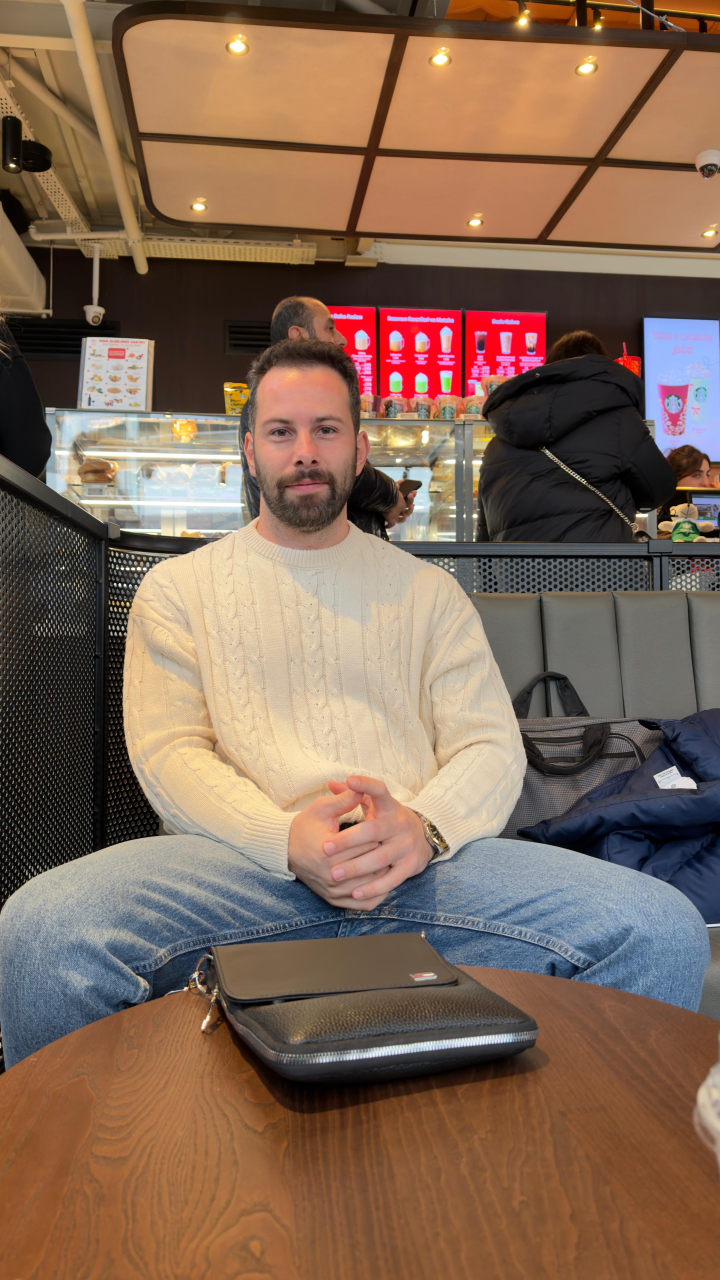
#> input picture reference-faces/WhatsApp Image 2026-11-09 at 15.36.13.jpeg, 2880 x 5120 px (shown at 1/4 size)
$ python -i portrait_evidence.py   (imports and definitions only)   (older library calls are emulated)
#> lines starting #> are read from the running program, lines starting #| are printed output that depends on the picture
"""Local photographic evidence; never a biometric or facial-hair classifier.

Compare regional contrast and edge texture at matched resolution. A smooth
original has measurable absolute texture even when a relative ratio is
undefined. Reference appearance is a soft tie-breaker only, not identity.
"""
from __future__ import annotations

import math
import cv2
import numpy as np

REGIONS = {
    "moustache": (.32,.51,.68,.60),
    "chin": (.30,.77,.70,.90),
    "jaw_l": (.18,.66,.33,.85),
    "jaw_r": (.67,.66,.82,.85),
    "lower_face": (.20,.72,.80,.92),
}
CHEEKS = ((.15,.43,.30,.59),(.70,.43,.85,.59))


# [42 lines left out: functions _bounds, mesh_bounds, _normalized_gray, not called in this run]


def _region(gray,box):
    h,w=gray.shape
    l,t,r,b=box
    return gray[int(t*h):int(b*h),int(l*w):int(r*w)]


def describe_regions(gray):
    if gray is None: return {}
    cheek=float(np.median(np.concatenate([_region(gray,b).ravel() for b in CHEEKS])))
    result={}
    for name,box in REGIONS.items():
        patch=_region(gray,box)
        if min(patch.shape)<5: continue
        smooth=cv2.GaussianBlur(patch,(0,0),1.0)
        high=patch-smooth
        # Local dark-detail fraction is a contrast proxy: a beard, shadow,
        # compression and other texture may all contribute.
        gx=cv2.Sobel(patch,cv2.CV_32F,1,0,ksize=3)/8.0
        gy=cv2.Sobel(patch,cv2.CV_32F,0,1,ksize=3)/8.0
        xx,yy,xy=float(np.mean(gx*gx)),float(np.mean(gy*gy)),float(np.mean(gx*gy))
        # Texture orientation coherence, not proof of facial hair. Only use
        # it where the native image actually contains sufficient gradients.
        coherence=math.hypot(xx-yy,2*xy)/(xx+yy) if xx+yy>=4 else None
        result[name]={
            "coherence":coherence,
            "energy":float(np.sqrt(np.mean(high**2))),
            "edge":float(np.mean(np.abs(high)>=3)),
            "dark":float(np.mean((smooth-patch)>=3)),
            "contrast":float(cheek-np.median(patch)),
        }
    return result


# [64 lines left out: functions reference_evidence, reference_evidence_file, not called in this run]


def format_evidence(evidence):
    return ",".join(f"{name}:{a:.2f}>{b:.2f}/{c:.3f}>{d:.3f}"
                    for name,(a,b,c,d) in sorted(evidence.items()))


# [43 lines left out: functions regional_tie_indices, choose_regional_evidence, reference_appearance_keeps, not called in this run]

>>> import cv2
>>> picture = cv2.imread('../reference-faces/WhatsApp Image 2026-11-09 at 15.36.13.jpeg', cv2.IMREAD_GRAYSCALE)
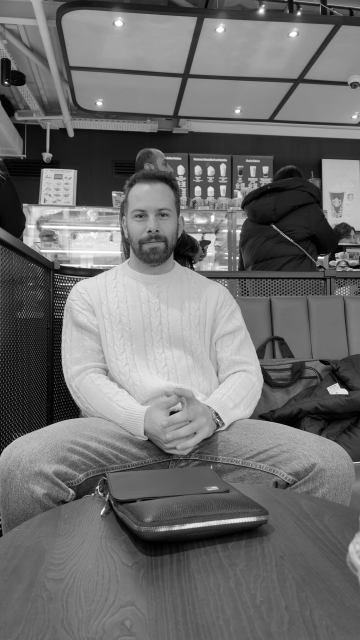
#> picture: shape (5120, 2880) (shown at 1/8 size); min 0, max 255, mean 109.8
>>> result = describe_regions(picture)
#> in _region, `return gray[int(t*h):int(b*h),int(l*w):int(r*w)]`:
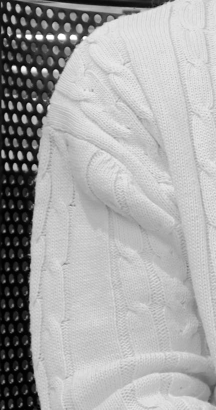
#> returned value: shape (819, 432) (shown at 1/2 size); min 0, max 255, mean 166.9
#> call 2 of _region, with box = (0.7, 0.43, 0.85, 0.59)
#> in _region (call 2), `return gray[int(t*h):int(b*h),int(l*w):int(r*w)]`:
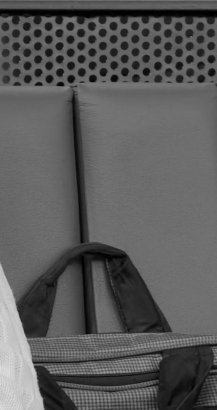
#> returned value: shape (819, 433) (shown at 1/2 size); min 0, max 227, mean 90.8
#> in describe_regions, `cheek=float(np.median(np.concatenate([_region(gray,b).ravel() for b in..`: cheek = 111
#> the loop in describe_regions, `for name,box in REGIONS.items():` made 5 passes
#> (xx, yy, xy, coherence) on passes 1 to 5: (21.32, 20.51, 2.29, 0.111), (6.45, 10.19, 0.0896, 0.225), (27.37, 58.36, 1.7, 0.364), (42.5, 37.18, -3.68, 0.114), (11.81, 20.33, 0.448, 0.267)
#> pass 1, in describe_regions, `patch=_region(gray,box)`:
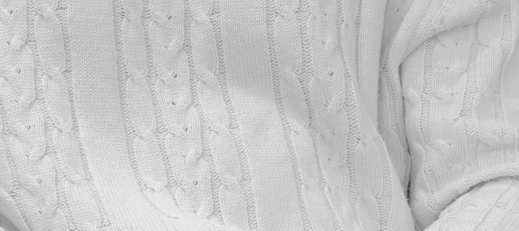
#> patch: shape (461, 1037) (shown at 1/2 size); min 48, max 240, mean 198.6
#> pass 1, in describe_regions, `high=patch-smooth`:
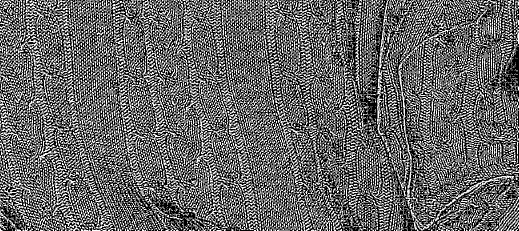
#> high: shape (461, 1037) (shown at 1/2 size); min 0, max 255, mean 102.5
#> pass 1, in describe_regions, `gx=cv2.Sobel(patch,cv2.CV_32F,1,0,ksize=3)/8.0`:
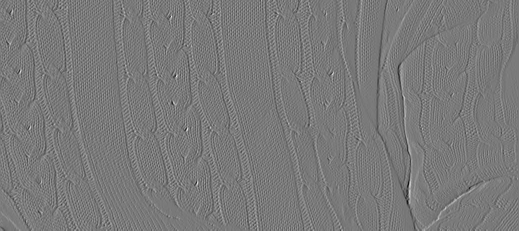
#> gx: shape (461, 1037) float32 (shown at 1/2 size); min -37.62, max 41, mean 0; drawn with min black and max white
#> after the loop in describe_regions, `for name,box in REGIONS.items():`:
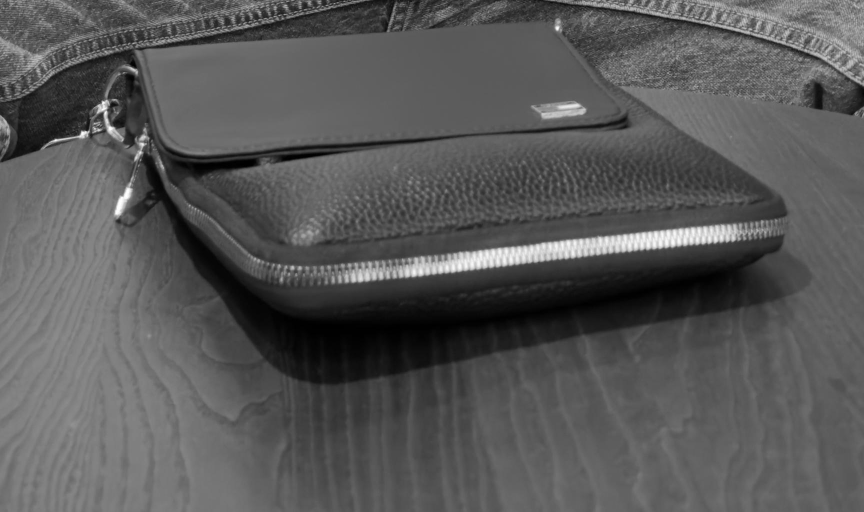
#> patch: shape (1024, 1728) (shown at 1/2 size); min 0, max 255, mean 87.7
#> after the loop in describe_regions, `for name,box in REGIONS.items():`: result = 5 items
#> result = 5 items

$ run again, on reference-faces/WhatsApp Image 2026-11-09 at 15.36.54.jpeg
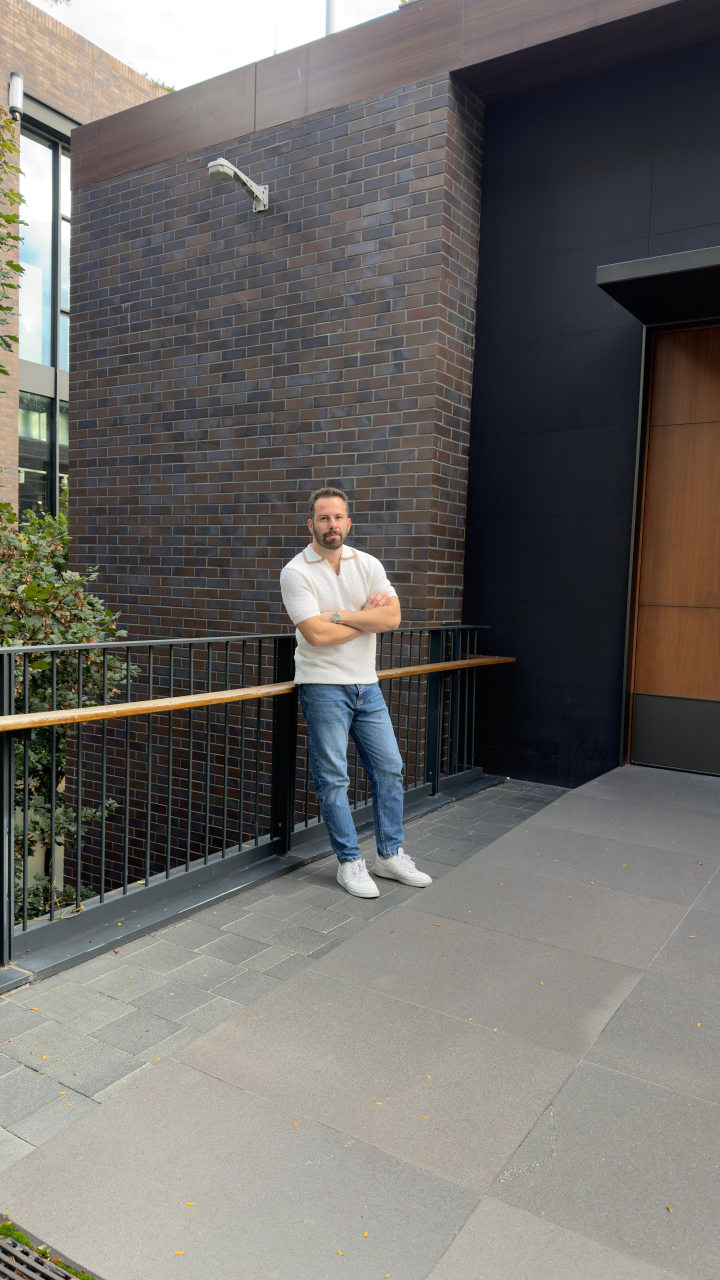
#> input picture reference-faces/WhatsApp Image 2026-11-09 at 15.36.54.jpeg, 2880 x 5120 px (shown at 1/4 size)
#> cheek = 25
#> the loop in describe_regions, `for name,box in REGIONS.items():` made 5 passes
#> (xx, yy, xy, coherence) on passes 1 to 5: (35.98, 41.57, -3.42, 0.114), (18.61, 23.5, -0.369, 0.117), (21.31, 45.61, 2.69, 0.372), (10.46, 12.71, -0.265, 0.1), (18.19, 25.37, 0.282, 0.165)
#> pass 1, in describe_regions, `gx=cv2.Sobel(patch,cv2.CV_32F,1,0,ksize=3)/8.0`:
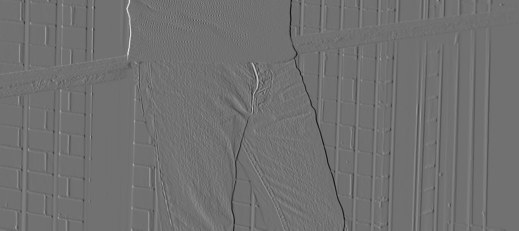
#> gx: shape (461, 1037) float32 (shown at 1/2 size); min -75.38, max 94.62, mean 0; drawn with min black and max white
#> after the loop in describe_regions, `for name,box in REGIONS.items():`:
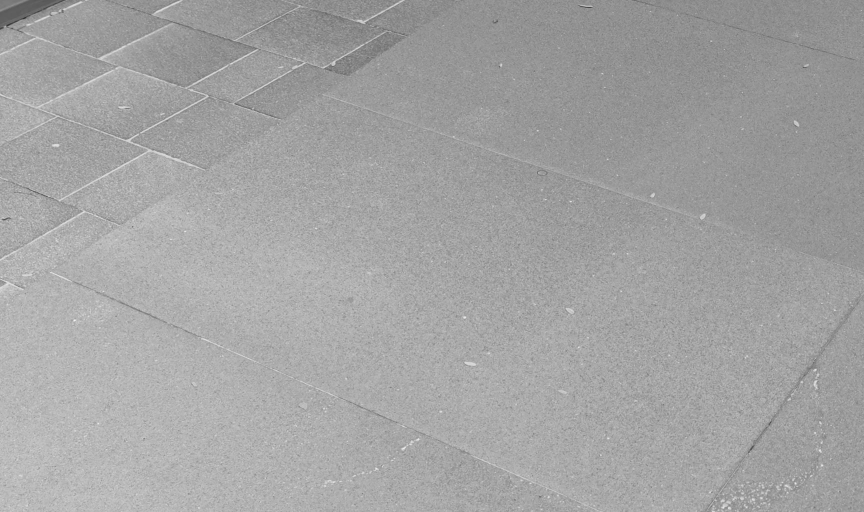
#> patch: shape (1024, 1728) (shown at 1/2 size); min 31, max 248, mean 162.9
#> after the loop in describe_regions, `for name,box in REGIONS.items():`: result = 5 items

$ run again, on reference-faces/WhatsApp Image 2026-11-09 at 15.37.34.jpeg
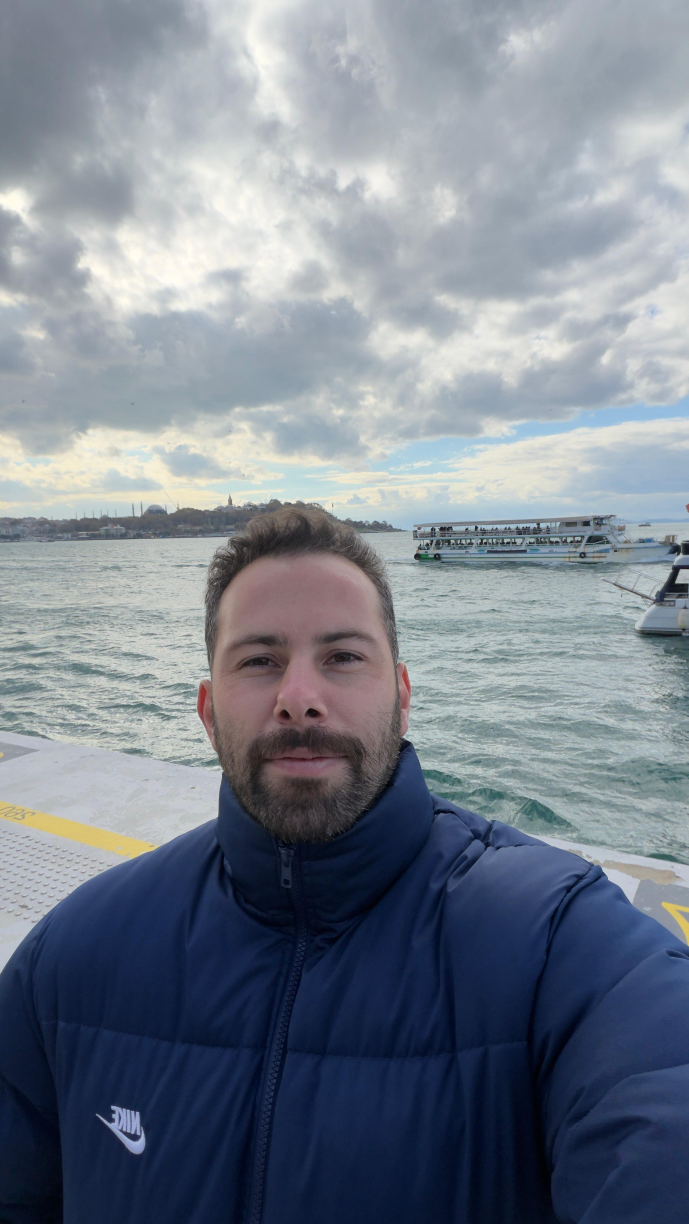
#> input picture reference-faces/WhatsApp Image 2026-11-09 at 15.37.34.jpeg, 2754 x 4896 px (shown at 1/4 size)
#> cheek = 178
#> the loop in describe_regions, `for name,box in REGIONS.items():` made 5 passes
#> (xx, yy, xy, coherence) on passes 1, 3, 4: (8.89, 16.34, -0.578, 0.299), (1.85, 2.95, 1.17, 0.541), (3.02, 4.95, 0.0456, 0.243)
#> pass 1, in describe_regions, `gx=cv2.Sobel(patch,cv2.CV_32F,1,0,ksize=3)/8.0`:
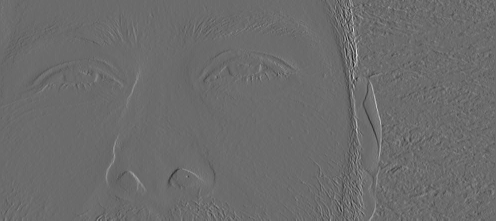
#> gx: shape (441, 991) float32 (shown at 1/2 size); min -44.62, max 60.75, mean 0; drawn with min black and max white
#> after the loop in describe_regions, `for name,box in REGIONS.items():`:
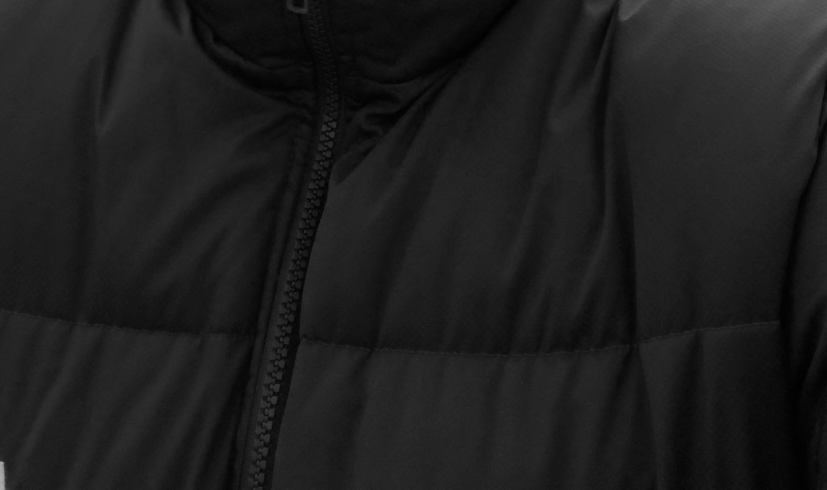
#> patch: shape (979, 1653) (shown at 1/2 size); min 0, max 173, mean 29.5
#> after the loop in describe_regions, `for name,box in REGIONS.items():`: result = 5 items
